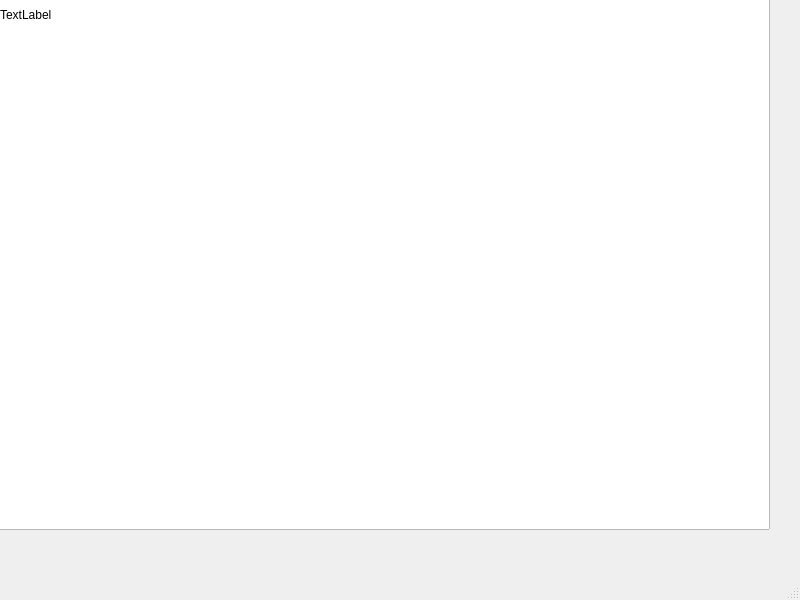
<?xml version="1.0" encoding="UTF-8"?>
<ui version="4.0">
 <class>MainWindow</class>
 <widget class="QMainWindow" name="MainWindow">
  <property name="geometry">
   <rect>
    <x>0</x>
    <y>0</y>
    <width>800</width>
    <height>600</height>
   </rect>
  </property>
  <property name="windowTitle">
   <string>MainWindow</string>
  </property>
  <widget class="QWidget" name="centralwidget">
   <widget class="QGraphicsView" name="graphicsView">
    <property name="geometry">
     <rect>
      <x>-30</x>
      <y>-70</y>
      <width>800</width>
      <height>600</height>
     </rect>
    </property>
   </widget>
   <widget class="QLabel" name="lblPuntaje">
    <property name="geometry">
     <rect>
      <x>0</x>
      <y>0</y>
      <width>200</width>
      <height>30</height>
     </rect>
    </property>
    <property name="text">
     <string>TextLabel</string>
    </property>
   </widget>
  </widget>
  <widget class="QMenuBar" name="menubar">
   <property name="geometry">
    <rect>
     <x>0</x>
     <y>0</y>
     <width>800</width>
     <height>21</height>
    </rect>
   </property>
  </widget>
  <widget class="QStatusBar" name="statusbar"/>
 </widget>
 <resources/>
 <connections/>
</ui>
